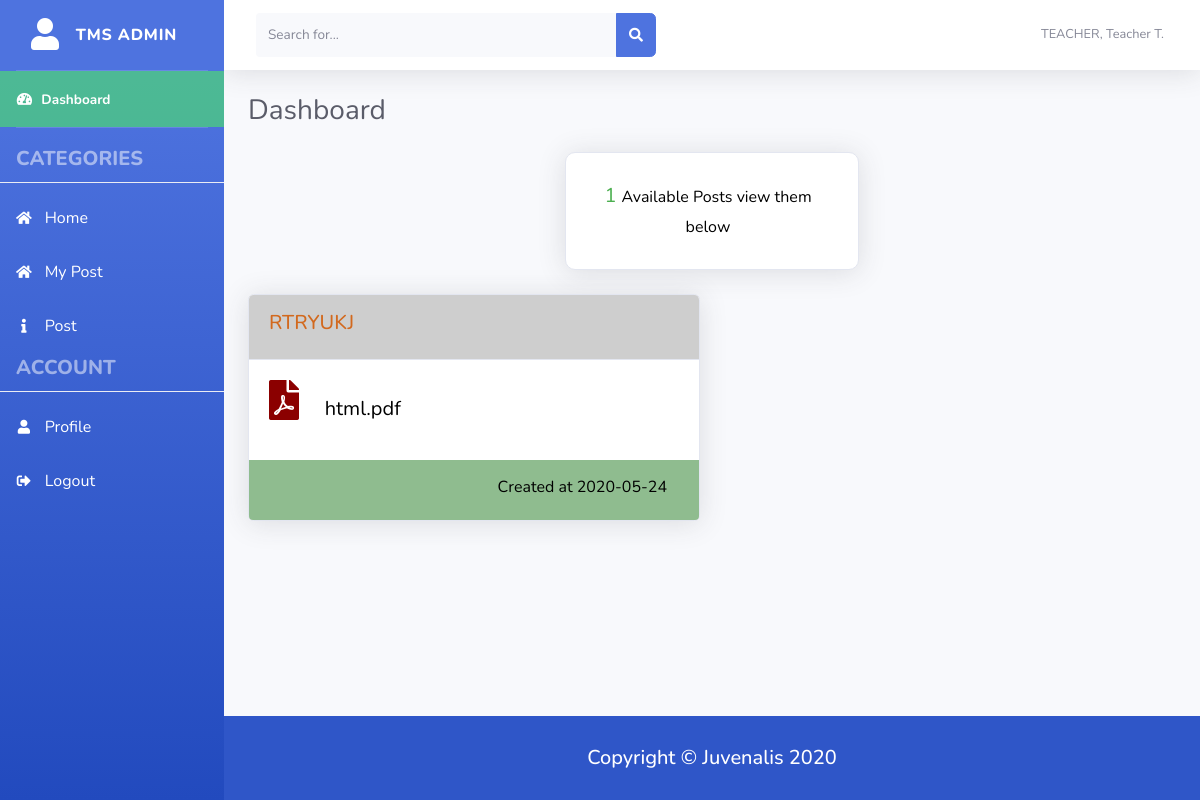
The app's page /public/admin/index.php (signed in), older data.
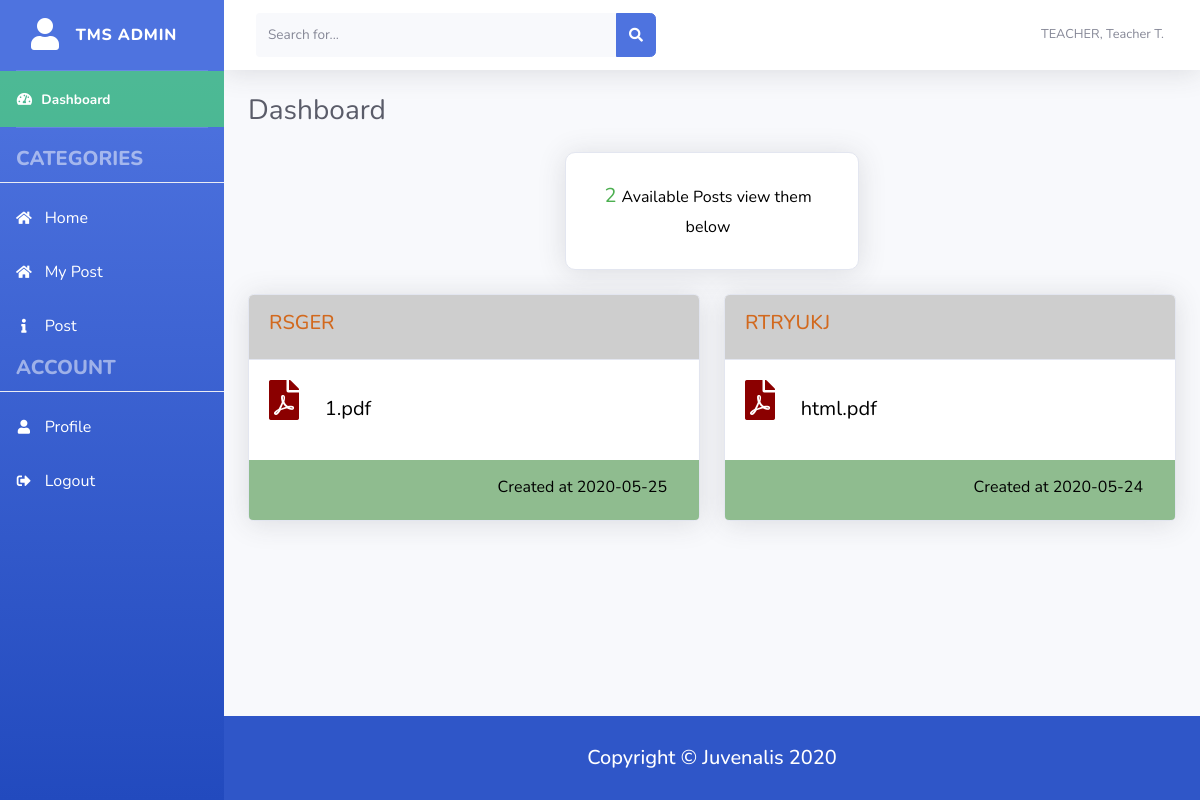
The same page, newer data.
### tables this page shows
CREATE TABLE `user_transfers` (
  `transfer_id` int(11) NOT NULL,
  `user_id` int(11) NOT NULL,
  `transfer_title` varchar(255) NOT NULL,
  `file` varchar(255) NOT NULL,
  `place_to_go` varchar(255) NOT NULL,
  `viewed` enum('NO','YES') NOT NULL DEFAULT 'NO',
  `created_at` timestamp NOT NULL DEFAULT current_timestamp()
);

### src/sessionToBeRequired.php (called while the page is built, shortened)
<?php
$fname = ucfirst($_SESSION['fname']);
$mname = strtoupper(substr($_SESSION['mname'], 0, 1));
$sname = strtoupper($_SESSION['sname']);

### public/admin/index.php (the view, shortened to what this page needs)
<?php
require_once('../../config/config.php');
require_once('../../src/sessionToBeRequired.php');
$id = $_SESSION['user'];
$sql = $conn->prepare("SELECT ut.transfer_id,ut.user_id,ut.transfer_title,ut.file,ut.place_to_go,ut.created_at,ui.user_id,ui.firstname,ui.middlename,ui.surname,ui.workPlace FROM user_transfers AS ut INNER JOIN user_info AS ui ON ut.place_to_go = ui.workPlace WHERE $id = ui.user_id AND ut.viewed = 'NO' ORDER BY ut.transfer_id DESC");
$sql->execute();
$count = $sql->rowCount();
$rows = $sql->fetchAll();
?>
<!DOCTYPE html>
<html lang="en">
<head>
  <link rel="stylesheet" href="https://use.fontawesome.com/releases/v5.13.0/css/all.css">
  <link href="../../resources/styles/css/sb-admin-2.min.css" rel="stylesheet">
  <link rel="stylesheet" href="../../resources/styles/mystyleHome.css">
</head>
<body id="page-top">
  <div id="wrapper">
    <?php require_once('../../resources/assets/sidebar.php'); ?>
    <div id="content-wrapper" class="d-flex flex-column">
      <div id="content">
        <?php require_once('../../resources/assets/topbar.php') ?>
        <div class="container-fluid">
          <div class="d-sm-flex align-items-center justify-content-between mb-4">
            <h1 class="h3 mb-0 text-gray-800">Dashboard</h1>
          </div>
          <div class="row">
            <div class="col-xl-4 col-md-2 col-sm-4 mb-4"></div>
            <div class="col-xl-4 col-md-8 col-sm-4 mb-4">
              <div class="card cardIndex shadow h-100 py-2">
                <div class="card-body">
                  <div class="row no-gutters align-items-center">
                    <div class="col mr-2">
                      <div class="text-xs">
                        <?php echo $count; ?>
                        <small>Available Posts view them below</small>
                      </div>
                    </div>
                  </div>
                </div>
              </div>
            </div>
            <div class="col-xl-4 col-md-2 col-sm-m-4"></div>
            <?php
            if (!$count > 0) {
              echo 'There is no post yet';
            } else {
              foreach ($rows as $row) {
                $filenamelong = explode('5', $row['file']);
                $filenameshort = $filenamelong[0];
                $fileext = explode('.', $row['file']);
                $fileextension = $fileext[2];
                $datelong = explode(' ', $row['created_at']);
                $date = $datelong[0];
            ?>
                <div class="col-xl-6 col-lg-6 col-md-12 col-sm-12 col-xs-12">
                  <div class="card shadow mb-4">
                    <div class="card-header py-3">
                      <h6 class="titleHead">
                        <?php echo strtoupper($row['transfer_title']); ?>
                      </h6>
                    </div>
                    <div class="card-body cardText">
                      <a href="viewTransfer.php?id=<?php echo $row['transfer_id']; ?>" id="moreInfo" class="test-zali">
                        <p class="doc">
                          <i class="fas fa-file-pdf pdfIcon"></i>
                          <?php echo $filenameshort . '.' . $fileextension; ?>
                        </p>
                      </a>
                    </div>
                    <div class="row dateInfoWorker">
                      <div class="col">
                        <p class="someInfo">Created at <?php echo $date; ?></p>
                      </div>
                    </div>
                  </div>
                </div>
            <?php }
            } ?>
          </div>
        </div>
      </div>
      <?php require_once('../../resources/assets/footer.php'); ?>
    </div>
  </div>
</body>
</html>

### resources/assets/sidebar.php
<ul class="navbar-nav bg-gradient-primary sidebar sidebar-dark accordion" id="accordionSidebar">
  <a class="sidebar-brand d-flex align-items-center justify-content-center" href="index.html">
    <div class="sidebar-brand-icon rotate-n-90">
      <i class="fas fa-user"></i>
    </div>
    <div class="sidebar-brand-text mx-3">TMS Admin</div>
  </a>
  <hr class="sidebar-divider my-0">
  <li class="nav-item active">
    <a class="nav-link" href="index.html">
      <i class="fas fa-fw fa-tachometer-alt text-white-400"></i>
      <span>Dashboard</span></a>
  </li>
  <hr class="sidebar-divider">
  <div class="sidebar-heading">
    categories
  </div>
  <div class="dropdown-divider"></div>
  <li class="nav-item">
    <a class="sidebar-item" href="index.php">
      <i class="fas fa-home fa-sm fa-fw mr-2 text-white-400"></i>
      Home
    </a>
  </li>
  <li class="nav-item">
    <a class="sidebar-item" href="viewMyTransfer.php">
      <i class="fas fa-home fa-sm fa-fw mr-2 text-white-400"></i>
      My Post
    </a>
  </li>
  <li class="nav-item">
    <a class="sidebar-item" href="post.php">
      <i class="fas fa-info fa-sm fa-fw mr-2 text-white-400"></i>
      Post
    </a>
  </li>
  <div class="sidebar-heading">
    account
  </div>
  <div class="dropdown-divider"></div>
  <li class="nav-item">
    <a class="sidebar-item" href="#">
      <i class="fas fa-user fa-sm fa-fw mr-2 text-white-400"></i>
      Profile
    </a>
  </li>
  <li class="nav-item">
    <a class="sidebar-item" href="../../src/logout.php">
      <i class="fas fa-sign-out-alt fa-sm fa-fw mr-2 text-white-400"></i>
      Logout
    </a>
  </li>
</ul>

### resources/assets/topbar.php (shortened to what this page needs)
<nav class="navbar navbar-expand navbar-light bg-white topbar mb-4 static-top shadow">
  <form class="d-none d-sm-inline-block form-inline mr-auto ml-md-3 my-2 my-md-0 mw-100 navbar-search">
    <div class="input-group">
      <input type="text" class="form-control bg-light border-0 small" placeholder="Search for..." aria-label="Search" aria-describedby="basic-addon2">
      <div class="input-group-append">
        <button class="btn btn-primary" type="button">
          <i class="fas fa-search fa-sm"></i>
        </button>
      </div>
    </div>
  </form>
  <ul class="navbar-nav ml-auto">
    <li class="nav-item dropdown no-arrow">
      <a class="nav-link dropdown-toggle" href="#" id="userDropdown" role="button" data-toggle="dropdown" aria-haspopup="true" aria-expanded="false">
        <span class="mr-2 d-none d-lg-inline text-gray-600 small">
          <?php echo $sname.', '.$fname.' '.$mname.'.'; ?>
        </span>
      </a>
    </li>
  </ul>
</nav>

### resources/assets/footer.php
<footer class="sticky-footer foot">
  <div class="container my-auto">
    <div class="copyright text-center my-auto">
      <span class="footer">Copyright &copy; Juvenalis <?php echo date("Y");?></span>
    </div>
  </div>
</footer>

### resources/styles/mystyleHome.css (style rules this page uses)
.small, small { font-size: 80%; font-weight: 400; color: black; }
.cardIndex { border-radius: 10px; text-align: center; }
.text-xs { color: #4CAF50; font-size: 20px; }
.cardText { color: #4CAF50; font-size: 20px; }
.doc { color: #000; }
.titleHead { color: chocolate; font-size: 20px; font-weight: 500; }
.card-header { background-color: rgb(206, 206, 206); }
.dateInfoWorker { background-color: darkseagreen; border-bottom-left-radius: 4px; border-bottom-right-radius: 4px; margin: 0; }
.someInfo { color: #000; font-size: medium; text-align: right; padding: 15px 20px 5px 15px; }
.pdfIcon { color: darkred; font-size: 40px; padding-right: 5%; }
.active { background-color: rgba(77, 255, 77,0.5); color: #fff; }
.sidebar-dark .sidebar-heading { color: rgba(255, 255, 255, 0.5); font-size: 20px; }
.sidebar-item { display: block; width: 100%; padding: 15px; clear: both; font-weight: 400; color: #fff; text-align: left; }
.footer { color: #fff; font-weight: 500; font-size: 20px; }
.foot { background-color: #2f56c8; }
input[type=text], select, textarea { width: 100%; padding: 12px; border: 1px solid #ccc; border-radius: 4px; box-sizing: border-box; resize: vertical; }

Row changes from the older to the newer data that the page shows:
added user_transfers: transfer_title "RSGER", file "1", file "pdf", created_at "2020-05-25"
Text that changed along with them:
$count: "1" → "2"
